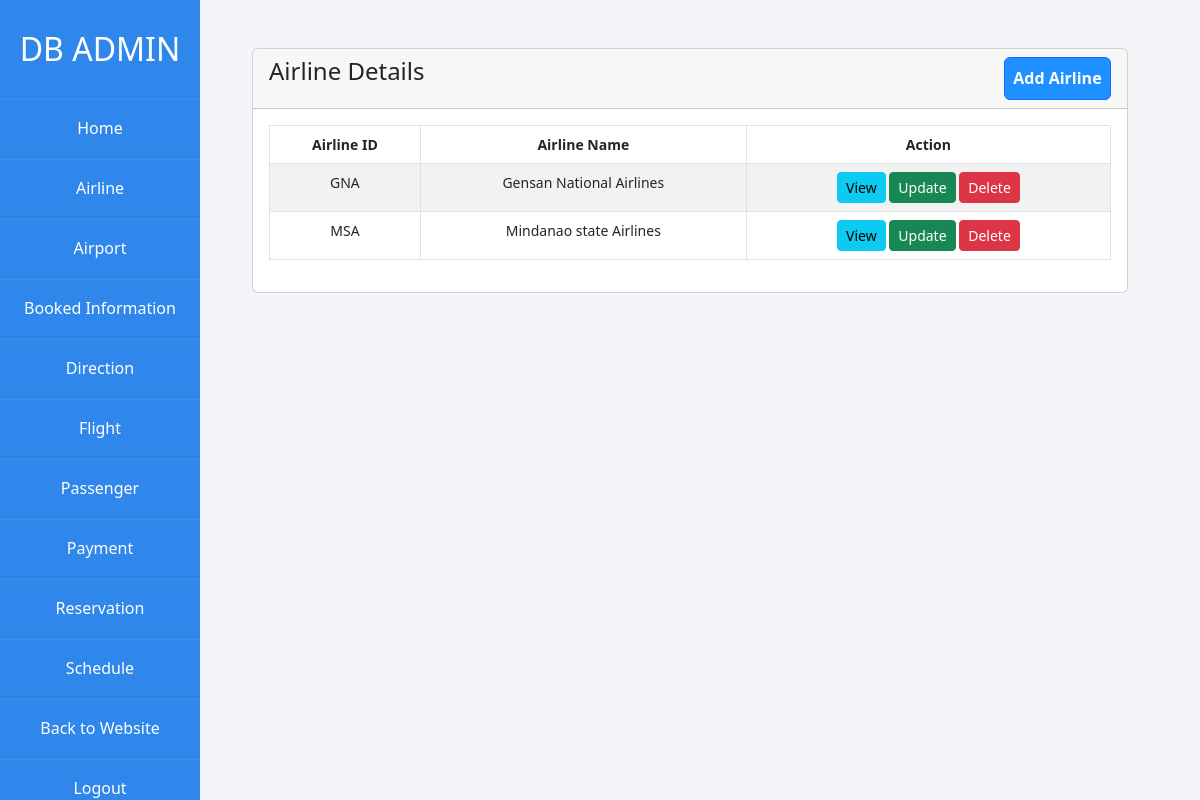
Page /Airlines/admin/airline.php on the earlier database version.
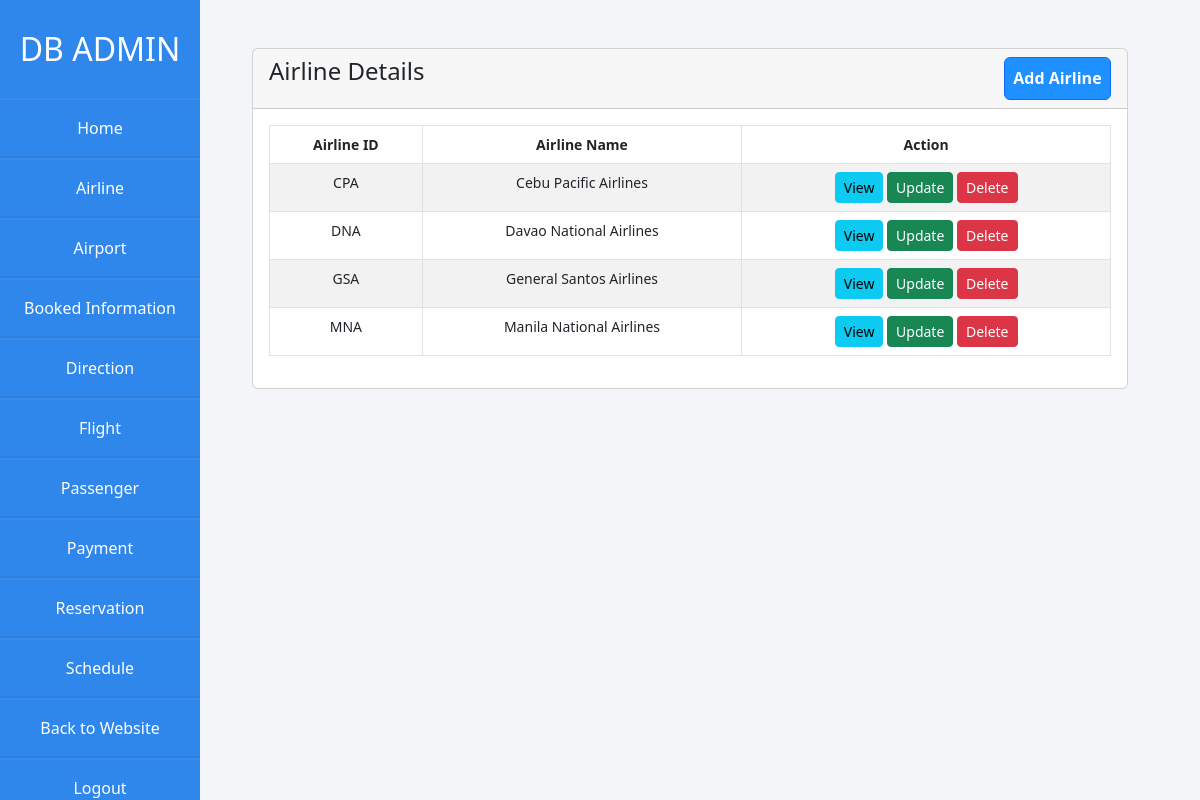
Same page on the later database version.
### tables this page shows
CREATE TABLE `airline` (
  `airline_id` char(3) NOT NULL,
  `airline_name` varchar(100) NOT NULL
);

### Airlines/admin/airline.php (the view, shortened to what this page needs)
<?php
  require 'dbcon.php';
?>
<!doctype html>
<html lang="en">
  <head>
    <link href="https://cdn.jsdelivr.net/npm/bootstrap@5.2.0-beta1/dist/css/bootstrap.min.css" rel="stylesheet">
    <link rel="stylesheet" href="css/styles.css">
  </head>
  <body>
    <div class="wrapper">
      <div class="sidebar">
        <h2>DB Admin</h2>
        <li><a href="admin.php">Home</a></li>
        <li><a href="airline.php">Airline</a></li>
        <li><a href="airport.php">Airport</a></li>
        <li><a href="booked-information.php">Booked Information</a></li>
        <li><a href="direction.php">Direction</a></li>
        <li><a href="flight.php">Flight</a></li>
        <li><a href="passenger.php">Passenger</a></li>
        <li><a href="payment.php">Payment</a></li>
        <li><a href="reservation.php">Reservation</a></li>
        <li><a href="schedule.php">Schedule</a></li>
        <li><a href="../home.php"> Back to Website</a></li>
        <li><a href="logout-admin.php"> Logout</a></li>
      </div>
    </div>
    <div class="container mt-5">
      <div class="row">
        <div class="col-md-12">
          <div class="card">
            <div class="card-header">
              <h4>Airline Details
                <a href="airline-create.php" class="btn btn-primary float-end">Add Airline</a>
              </h4>
            </div>
            <div class="card-body">
              <table class="table table-bordered table-striped">
                  <thead>
                      <tr>
                        <th>Airline ID</th>
                        <th>Airline Name</th>
                        <th>Action</th>
                      </tr>
                  </thead>
                  <tbody>
                    <?php
                      $query = "SELECT * FROM airline";
                      $query_run = mysqli_query($con, $query);
                      if(mysqli_num_rows($query_run) > 0){
                        foreach($query_run as $airline){
                          ?>
                          <tr>
                            <td><?= $airline['airline_id']; ?></td>
                            <td><?= $airline['airline_name']; ?></td>
                            <td>
                              <a href="airline-view.php?airline_id=<?= $airline['airline_id']; ?>" class="btn btn-info btn-sm">View</a>
                              <a href="airline-update.php?airline_id=<?= $airline['airline_id']; ?>" class="btn btn-success btn-sm">Update</a>
                              <form action="code.php" method='POST' class="d-inline">
                                <button type="submit" name="delete_airline" value="<?=$airline['airline_id']; ?>" class="btn btn-danger btn-sm">Delete</a>
                              </form>
                            </td>
                          </tr>
                          <?php
                        }
                      }
                      else{
                        echo '<h5>No Record Found </h5>';
                      }
                    ?>
                  </tbody>
              </table>
            </div>
          </div>
        </div>
      </div>
    </div>
  </body>
</html>

### Airlines/admin/css/styles.css (style rules this page uses)
* { margin: 0; padding: 0; box-sizing: border-box; list-style: none; text-decoration: none; }
body { background: #f3f5f9; min-width: 960px; }
.wrapper { width: 20%; min-width: 200px; max-width: 250px; display: flex; position: relative; }
.container { max-width: 75%; margin-left: 20%; }
.wrapper .sidebar { position: fixed; width: 200px; height: 100%; background: rgb(47, 135, 236); padding: 30px 0; overflow-x: scroll; overflow-y: none; }
.wrapper .sidebar h2 { color: #fff; text-transform: uppercase; text-align: center; margin-bottom: 30px; }
.wrapper .sidebar li { padding: 1rem; border-bottom: 2.5px solid rgba(0, 0, 0, 0.05); border-top: 2.5px solid rgba(225, 225, 225, 0.05); }
.wrapper .sidebar li a { color: #fff; display: block; text-align: center; list-style: none; text-decoration: none; }
.row { --bs-gutter-x: 1.5rem; --bs-gutter-y: 0; display: flex; flex-wrap: wrap; margin-top: calc(-1 * var(--bs-gutter-y)); margin-right: calc(-.5 * var(--bs-gutter-x)); }
.card-header { padding: var(--bs-card-cap-padding-y) var(--bs-card-cap-padding-x); margin-bottom: 0; color: var(--bs-card-cap-color); background-color: var(--bs-card-cap-bg); border-bottom: var(--bs-card-border-width) solid var(--bs-card-border-color); }
.table { --bs-table-color: var(--bs-body-color); --bs-table-bg: transparent; --bs-table-border-color: var(--bs-border-color); --bs-table-accent-bg: transparent; --bs-table-striped-color: var(--bs-body-color); --bs-table-striped-bg: rgba(0, 0, 0, 0.05); --bs-table-active-color: var(--bs-body-color); --bs-table-active-bg: rgba(0, 0, 0, 0.1); --bs-table-hover-color: var(--bs-body-color); --bs-table-hover-bg: rgba(0, 0, 0, 0.075); width: 100%; font-size: 14px; text-align: center; margin-bottom: 1rem; color: var(--bs-table-color); vertical-align: top; border-color: var(--bs-table-border-color); }
.btn-primary { background-color: #1e90ff; padding: 1%; color: white; text-decoration: none; font-weight: bold; }

Differences in the rows shown:
removed airline: airline_id "GNA", airline_name "Gensan National Airlines"
removed airline: airline_id "MSA", airline_name "Mindanao state Airlines"
added airline: airline_id "CPA", airline_name "Cebu Pacific Airlines"
added airline: airline_id "DNA", airline_name "Davao National Airlines"
added airline: airline_id "GSA", airline_name "General Santos Airlines"
added airline: airline_id "MNA", airline_name "Manila National Airlines"
